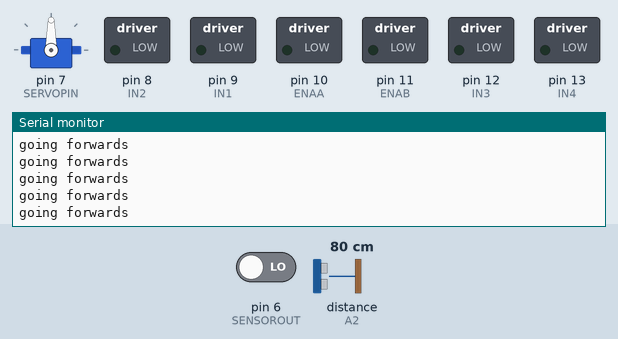
Simulated run of this sketch. Board: Arduino Uno, built with avr-gcc and run on an emulated ATmega328P. On the bench: servo, switched loads named in the sketch (green lamp = pin HIGH), the last lines printed to the serial monitor. Wiring (inferred from the names in the program): ultrasonic range finder: trigger A1; echo A2. The inputs (shaded band) are chosen by the test bench; at power-on: distance to the obstacle (sensor on A2) 80 cm, pin 6 (SENSOROUT) LOW. The echo pulse lasts 58.3 µs per cm; pins used as bus, display or sensor lines are not drawn.

Above: at 3.2 s.
3.3 s: distance to the obstacle (sensor on A2) set to 2 cm
At 4.9 s:
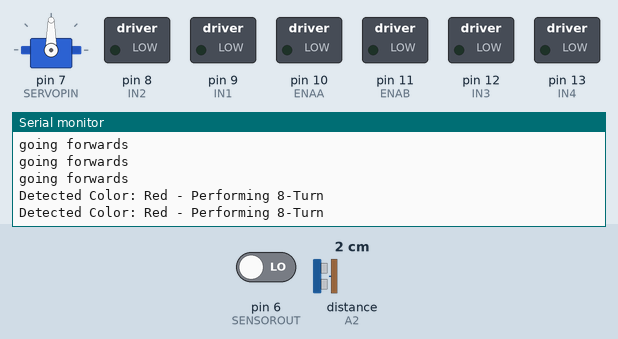
5.9 s: distance to the obstacle (sensor on A2) set to 18 cm
At 6.7 s:
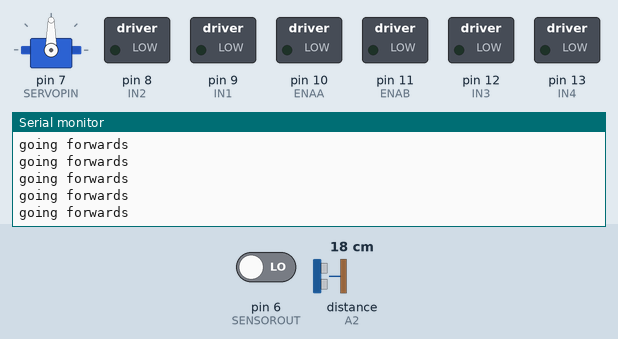

The sketch:

challengetwo.ino
```cpp
#include <Servo.h>
const int SERVOPIN = 7;
Servo servo;

const int TURNFACTOR = 8;

// Echo Sensor
const int TRIGPIN = A1;
const int ECHOPIN = A2;
long duration;
int distance;

// DC Motor
const int ENAA = 10; // PWM
const int IN1 = 9;
const int IN2 = 8;
const int ENAB = 11; // PWM
const int IN3 = 12;
const int IN4 = 13;

// Color Sensor
// frequency scalars
const int S0 = 2;
const int S1 = 3;
// color array selectors
const int S2 = 4;
const int S3 = 5;
const int SENSOROUT = 6;
int redPW = 0;
int greenPW = 0;
int bluePW = 0;

void setup()
{
    Serial.begin(9600);
    // put your setup code here, to run once:
    servo.attach(SERVOPIN);

    // Echo Sensor
    pinMode(TRIGPIN, OUTPUT);
    pinMode(ECHOPIN, INPUT_PULLUP);

    // DC Motor
    // prepare motor control pins
    pinMode(ENAA, OUTPUT);
    pinMode(ENAB, OUTPUT);
    pinMode(IN1, OUTPUT);
    pinMode(IN2, OUTPUT);
    pinMode(IN3, OUTPUT);
    pinMode(IN4, OUTPUT);

    // Color Sensor
    pinMode(S0, OUTPUT);
    pinMode(S1, OUTPUT);
    pinMode(S2, OUTPUT);
    pinMode(S3, OUTPUT);

    // set PW scaling to 20%
    digitalWrite(S0, HIGH);
    digitalWrite(S1, LOW);

    // set sensor output as input
    pinMode(SENSOROUT, INPUT);
    delay(2000);
}

void loop() {
    //challenge2 code
    while (true) {
        distance = getDistance();

        // If there's no obstacle, move forward
        if (distance > 14) {
            Serial.println("going forwards");
        }
        else {
            // Stop and read color
            stopMotors();
            delay(500);

            redPW = getRedPW();
            greenPW = getGreenPW();
            bluePW = getBluePW();

            int maxColor = min(redPW, min(greenPW, bluePW));

            Serial.print("Detected Color: ");
            if (maxColor == redPW) {
                Serial.println("Red - Performing 8-Turn");
                //uTurn();
            }
            else if (maxColor == greenPW) {
                Serial.println("Green - Turning Right");
                //turnRight();
            }
            else if (maxColor == bluePW) {
                Serial.println("Blue - Turning Left");
                //turnLeft();
            }
        }
    }
}

// Color Sensor: Reads the pulse width for Red
int getRedPW() {
  digitalWrite(S2, LOW);
  digitalWrite(S3, LOW);
  delay(10);  // Give sensor time to settle
  int PW = pulseIn(SENSOROUT, LOW, 10000);
  return PW;
}

// Color Sensor: Reads the pulse width for Green
int getGreenPW() {
  digitalWrite(S2, HIGH);
  digitalWrite(S3, HIGH);
  delay(10);
  int PW = pulseIn(SENSOROUT, LOW, 10000);
  return PW;
}

// Color Sensor: Reads the pulse width for Blue
int getBluePW() {
  digitalWrite(S2, LOW);
  digitalWrite(S3, HIGH);
  delay(10);
  int PW = pulseIn(SENSOROUT, LOW, 10000);
  return PW;
}

// Move forward
void moveBackward() {
    digitalWrite(IN1, LOW);
    digitalWrite(IN2, HIGH);
    digitalWrite(IN3, LOW);
    digitalWrite(IN4, HIGH);
    analogWrite(ENAA, 200);
    analogWrite(ENAB, 200);
}

// Move forward
void moveForward() {
    digitalWrite(IN1, HIGH);
    digitalWrite(IN2, LOW);
    digitalWrite(IN3, HIGH);
    digitalWrite(IN4, LOW);
    analogWrite(ENAA, 200);
    analogWrite(ENAB, 200);
}

void moveLeft() {
    // Right wheel moves forward (normal speed)
    digitalWrite(IN1, HIGH);
    digitalWrite(IN2, LOW);
    analogWrite(ENAA, 200);

    // Left wheel doesn't move
    digitalWrite(IN3, LOW);
    digitalWrite(IN4, LOW);
    analogWrite(ENAB, 120);
}

void moveRight() {
    // Left wheel moves forward (normal speed)
    digitalWrite(IN3, HIGH);
    digitalWrite(IN4, LOW);
    analogWrite(ENAB, 200);

    // Right wheel doesn't move
    digitalWrite(IN1, LOW);
    digitalWrite(IN2, LOW);
    analogWrite(ENAA, 120);
}

void turnRight(){
    for (int i = 0; i < TURNFACTOR; i++) {
        moveRight();
        delay(120);
        stopMotors();
        moveBackward();
        delay(100);
        stopMotors();
    }
}

void turnLeft(){
    for (int i = 0; i < TURNFACTOR; i++) {
        moveLeft();
        delay(120);
        stopMotors();
        moveBackward();
        delay(100);
        stopMotors();
    }
}

void uTurn(){
    turnRight();
    turnRight();
}

// Stop the motors
void stopMotors() {
    digitalWrite(IN1, LOW);
    digitalWrite(IN2, LOW);
    digitalWrite(IN3, LOW);
    digitalWrite(IN4, LOW);
}

void open_claw() {
    servo.write(0);
    delay(10);
}

void close_claw() {
    servo.write(180);
    delay(10);
}

int getDistance() {
    digitalWrite(TRIGPIN, LOW);
    delayMicroseconds(2);
    digitalWrite(TRIGPIN, HIGH);
    delayMicroseconds(10);
    digitalWrite(TRIGPIN, LOW);

    duration = pulseIn(ECHOPIN, HIGH, 30000);
    if (duration == 0) return 999;
    return duration * 0.034 / 2;
}
```

Measured:
- after the input at 3.3 s, the serial monitor: prints a new line after 0.56 s (image 1)
